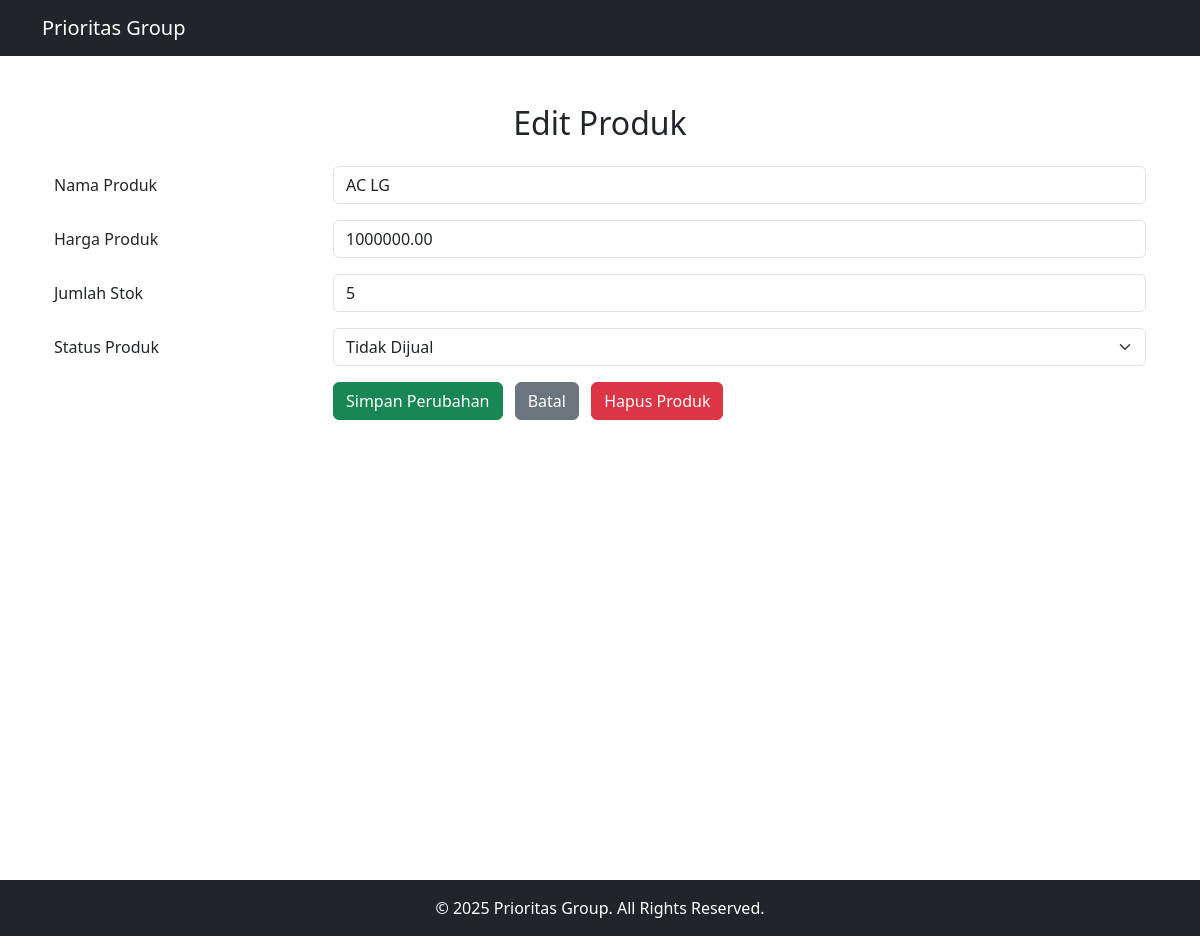
The app's page /product/edit/18 with its own data.
### tables this page shows
CREATE TABLE `products` (
  `id` int NOT NULL,
  `name` varchar(255) NOT NULL,
  `price` decimal(10,2) NOT NULL,
  `stock` int NOT NULL,
  `is_sell` tinyint(1) NOT NULL DEFAULT '1',
  `created_at` timestamp NULL DEFAULT CURRENT_TIMESTAMP,
  `updated_at` timestamp NULL DEFAULT CURRENT_TIMESTAMP ON UPDATE CURRENT_TIMESTAMP
);

### application/controllers/Product.php (called while the page is built, shortened)
<?php
class Product extends CI_Controller {
    public function __construct() {
        $this->load->model('Product_model');
        $this->load->database();
        $this->load->helper('url');
        $this->load->library('session');
        $this->load->library('form_validation');
    }
    public function edit($id) {
        $data['product'] = $this->Product_model->get_product_by_id($id);
        $this->load->view('product_edit', $data);
    }
}

### index.php (called while the page is built, shortened)
<?php
require_once BASEPATH.'core/CodeIgniter.php';

### application/models/Product_model.php (called while the page is built, shortened)
<?php
class Product_model extends CI_Model {
    public function get_product_by_id($id) {
        $this->db->where('id', $id);
        $query = $this->db->get('products');
        return $query->row_array();
    }
}
?>

### application/views/product_edit.php (the view, shortened to what this page needs)
<?php
    include('layout/header.php');
?>
<h2 class="my-4 text-center">Edit Produk</h2>
<form method="POST" action="<?= base_url('product/update/'.$product['id']); ?>" class="container">
    <div class="row mb-3">
        <label for="name" class="col-sm-3 col-form-label">Nama Produk</label>
        <div class="col-sm-9">
            <input type="text" name="name" id="name" class="form-control" value="<?= $product['name']; ?>" required>
        </div>
    </div>
    <div class="row mb-3">
        <label for="price" class="col-sm-3 col-form-label">Harga Produk</label>
        <div class="col-sm-9">
            <input type="number" name="price" id="price" class="form-control" value="<?= $product['price']; ?>" required>
        </div>
    </div>
    <div class="row mb-3">
        <label for="stock" class="col-sm-3 col-form-label">Jumlah Stok</label>
        <div class="col-sm-9">
            <input type="number" name="stock" id="stock" class="form-control" value="<?= $product['stock']; ?>" required>
        </div>
    </div>
    <div class="row mb-3">
        <label for="status" class="col-sm-3 col-form-label">Status Produk</label>
        <div class="col-sm-9">
            <select name="is_sell" id="status" class="form-select">
                <option value="0" <?= $product['is_sell'] == 0 ? 'selected' : ''; ?>>Tidak Dijual</option>
            </select>
        </div>
    </div>
    <div class="row">
        <div class="col-sm-9 offset-sm-3">
            <button type="submit" class="btn btn-success me-2">Simpan Perubahan</button>
            <a href="<?= base_url('product'); ?>" class="btn btn-secondary me-2">Batal</a>
            <a href="<?= base_url('product/delete/'.$product['id']); ?>" class="btn btn-danger delete-edit-product" data-id="<?= $product['id']; ?>">Hapus Produk</a>
        </div>
    </div>
</form>
<?php include('layout/footer.php'); ?>

### records on screen
products: name "AC LG", price "1000000.00", stock "5", is_sell "Tidak Dijual"
